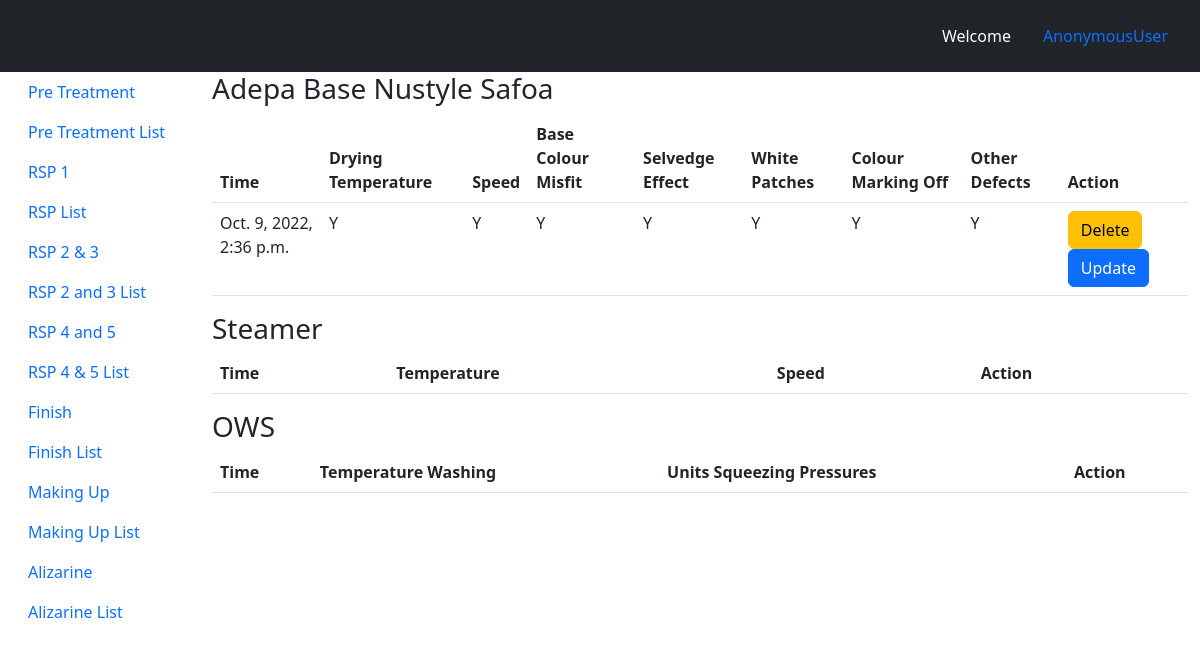
Page /rsp45/list on the committed database.
### rsp_4_5/models.py (models this page shows)
class Adepa_Base_Nustyle_Safoa (models.Model):
    ANSWER_YES = "Y"
    ANSWER_NO  =  "N"
    ANSWER = [
        (ANSWER_YES, "Yes"),
        (ANSWER_NO, "No")
    ]
    drying_temperature = models.CharField(max_length = 1, choices = ANSWER,default=ANSWER_NO)
    speed = models.CharField(max_length = 1, choices = ANSWER,default=ANSWER_NO)
    base_colour_misfit = models.CharField(max_length = 1, choices = ANSWER,default=ANSWER_NO)
    selvedge_effect = models.CharField(max_length = 1, choices = ANSWER,default=ANSWER_NO)
    white_patches = models.CharField(max_length = 1, choices = ANSWER,default=ANSWER_NO)
    color_marking_off = models.CharField(max_length = 1, choices = ANSWER,default=ANSWER_NO)
    other_defect = models.CharField(max_length = 1, choices = ANSWER,default=ANSWER_NO)
    time_stamp = models.DateTimeField(auto_now_add = True)

### rsp_4_5/views.py (the view)
def rsp45_list(request):
    object1 = Adepa_Base_Nustyle_Safoa.objects.all()
    object2 = Steamer.objects.all()
    object3 = OWS.objects.all()
    context = {
        'object1':object1,
        'object2':object2,
        'object3':object3
    }
    return render(request, 'rsp45_list.html', context)

### rsp_4_5/templates/rsp45_list.html (shortened to what this page needs)
{% extends 'base.html' %}
{% block content %}
<h3>Adepa Base Nustyle Safoa</h3>
<table class="table table-stripped">
    <tbody>
        <thead>
            <th>Time</th>
            <th>Drying Temperature</th>
            <th>Speed</th>
            <th>Base Colour Misfit</th>
            <th>Selvedge Effect</th>
            <th>White Patches</th>
            <th>Colour Marking Off</th>
            <th>Other Defects</th>
            <th>Action</th>
        </thead>
        {% for i in object1%}
        <tr>
            <td>{{i.time_stamp}}</td>
            <td>{{i.drying_temperature}}</td>
            <td>{{i.speed}}</td>
            <td>{{i.base_colour_misfit}}</td>
            <td>{{i.selvedge_effect}}</td>
            <td>{{i.white_patches}}</td>
            <td>{{i.color_marking_off}}</td>
            <td>{{i.other_defect}}</td>
            <td ><button class="btn btn-warning">Delete</button><button class="btn btn-primary">Update</button></td>
        </tr>
        {% endfor %}
    </tbody>
</table>
<h3>Steamer</h3>
<table class="table table-stripped">
    <tbody>
        <thead>
            <th>Time</th>
            <th>Temperature</th>
            <th>Speed</th>
            <th>Action</th>
        </thead>
    </tbody>
</table>
<h3>OWS</h3>
<table class="table table-stripped">
    <tbody>
        <thead>
            <th>Time</th>
            <th>Temperature Washing</th>
            <th>Units Squeezing Pressures</th>
            <th>Action</th>
        </thead>
    </tbody>
</table>
{% endblock %}

### rows in the picture
Adepa_Base_Nustyle_Safoa: time_stamp "Oct. 9, 2022, 2:36 p.m.", drying_temperature "Y", speed "Y", base_colour_misfit "Y", selvedge_effect "Y", white_patches "Y", color_marking_off "Y", other_defect "Y"

### other values in the picture
{{ request.user }} "AnonymousUser"
